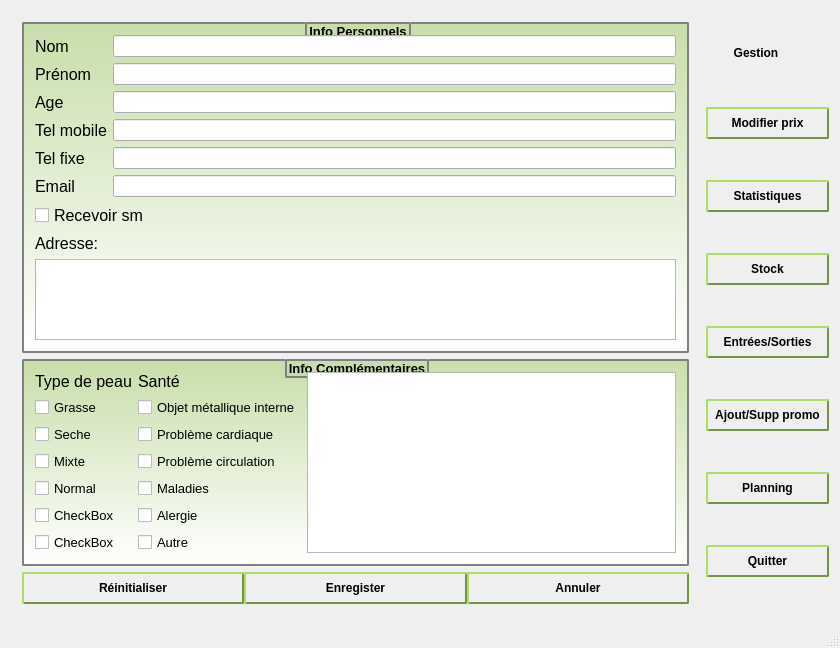
<?xml version="1.0" encoding="UTF-8"?>
<ui version="4.0">
 <class>MainWindow</class>
 <widget class="QMainWindow" name="MainWindow">
  <property name="geometry">
   <rect>
    <x>0</x>
    <y>0</y>
    <width>840</width>
    <height>648</height>
   </rect>
  </property>
  <property name="windowTitle">
   <string>Gestion Client: Accueil</string>
  </property>
  <property name="styleSheet">
   <string notr="true">QMainWindow
{
/*	background-image:url(image/Zen-Background-23.jpg);*/
	/*background-repeat:none;*/

/*	background-color:#97d562;
	background: qlineargradient(stop: 0 rgba(250,250,250,1), stop: 1 rgba(151,213,98,1));*/
/*	background: qlineargradient( x1: 0, y1: 0, x2: 0, y2: 1,
                                      stop: 0 rgba(250,250,250,255), stop: 1 rgba(151,213,98,255));*/

background-color: qlineargradient( x1: 100, y1:100, x2: 200, y2: 200,
														stop: 0 rgba(250,250,250,255), stop: 1 rgba(151,213,98,255));
}
</string>
  </property>
  <widget class="QWidget" name="centralWidget">
   <property name="styleSheet">
    <string notr="true">QWidget
{
	/*background-image:url(image/Zen-Background-23.jpg);
	background-repeat:none;
	background-color:#97d562;*/

}</string>
   </property>
   <layout class="QHBoxLayout" name="horizontalLayout_6">
    <item>
     <widget class="QStackedWidget" name="stackedWidget">
      <property name="styleSheet">
       <string notr="true">QStackedWidget
{
	opacity:0;
}</string>
      </property>
      <property name="currentIndex">
       <number>1</number>
      </property>
      <widget class="QWidget" name="pagePrincipale">
       <layout class="QVBoxLayout" name="verticalLayout_10">
        <item>
         <layout class="QVBoxLayout" name="verticalLayout">
          <item>
           <layout class="QHBoxLayout" name="horizontalLayout">
            <item>
             <widget class="QLineEdit" name="barreRecherche">
              <property name="font">
               <font>
                <pointsize>10</pointsize>
               </font>
              </property>
             </widget>
            </item>
            <item>
             <widget class="QPushButton" name="rechercherBouton">
              <property name="styleSheet">
               <string notr="true">QPushButton 
{
	background-image:url(image/bg-button_ns.png);
	background-repeat:repeat-xy;
    border-color:#739442;
     border-style: outset;
     border-width: 2px;
     border-radius: 2px;
     font: bold 12px;
     min-width: 10em;
     padding: 7px;
}

QPushButton:pressed 
{
     background-image:url(image/bg-button_s.png);
	background-repeat:repeat-xy;
    border-color:#739442;
     border-style: inset;
     border-width: 2px;
     border-radius: 2px;
     font: bold 12px;
     min-width: 10em;
     padding: 7px;
 }

QPushButton:hover:!pressed
{
	background-image:url(image/bg-button_h.png);
	background-repeat:repeat-xy;
    border-color:#c2bf48;
     border-style: outset;
     border-width: 2px;
     border-radius: 2px;
     font: bold 12px;
     min-width: 10em;
     padding: 7px;
}

</string>
              </property>
              <property name="text">
               <string>Rechercher</string>
              </property>
              <property name="icon">
               <iconset>
                <normalon>../build-JustinePgm-Desktop_Qt_5_4_0_MinGW_32bit-Debug/Search-user-icon.png</normalon>
               </iconset>
              </property>
              <property name="iconSize">
               <size>
                <width>15</width>
                <height>15</height>
               </size>
              </property>
             </widget>
            </item>
           </layout>
          </item>
          <item>
           <layout class="QHBoxLayout" name="horizontalLayout_2">
            <property name="spacing">
             <number>0</number>
            </property>
            <item>
             <widget class="QPushButton" name="voirTTClientBoutton">
              <property name="styleSheet">
               <string notr="true">QPushButton 
{
	background-image:url(image/bg-button_ns.png);
	background-repeat:repeat-xy;
    border-color:#739442;
     border-style: outset;
     border-width: 2px;
     border-radius: 2px;
     font: bold 12px;
     min-width: 10em;
     padding: 7px;
}

QPushButton:pressed 
{
     background-image:url(image/bg-button_s.png);
	background-repeat:repeat-xy;
    border-color:#739442;
     border-style: inset;
     border-width: 2px;
     border-radius: 2px;
     font: bold 12px;
     min-width: 10em;
     padding: 7px;
 }

QPushButton:hover:!pressed
{
	background-image:url(image/bg-button_h.png);
	background-repeat:repeat-xy;
    border-color:#c2bf48;
     border-style: outset;
     border-width: 2px;
     border-radius: 2px;
     font: bold 12px;
     min-width: 10em;
     padding: 7px;
}

</string>
              </property>
              <property name="text">
               <string>Voir tous les clients</string>
              </property>
              <property name="icon">
               <iconset>
                <normaloff>../build-JustinePgm-Desktop_Qt_5_4_0_MinGW_32bit-Debug/search.png</normaloff>../build-JustinePgm-Desktop_Qt_5_4_0_MinGW_32bit-Debug/search.png</iconset>
              </property>
              <property name="iconSize">
               <size>
                <width>15</width>
                <height>15</height>
               </size>
              </property>
             </widget>
            </item>
            <item>
             <widget class="QPushButton" name="pushButton_supprClient">
              <property name="styleSheet">
               <string notr="true">QPushButton 
{
	background-image:url(image/bg-button_ns.png);
	background-repeat:repeat-xy;
    border-color:#739442;
     border-style: outset;
     border-width: 2px;
     border-radius: 2px;
     font: bold 12px;
     min-width: 10em;
     padding: 7px;
}

QPushButton:pressed 
{
     background-image:url(image/bg-button_s.png);
	background-repeat:repeat-xy;
    border-color:#739442;
     border-style: inset;
     border-width: 2px;
     border-radius: 2px;
     font: bold 12px;
     min-width: 10em;
     padding: 7px;
 }

QPushButton:hover:!pressed
{
	background-image:url(image/bg-button_h.png);
	background-repeat:repeat-xy;
    border-color:#c2bf48;
     border-style: outset;
     border-width: 2px;
     border-radius: 2px;
     font: bold 12px;
     min-width: 10em;
     padding: 7px;
}

</string>
              </property>
              <property name="text">
               <string>Supprimer Client</string>
              </property>
              <property name="icon">
               <iconset>
                <normaloff>../build-JustinePgm-Desktop_Qt_5_4_0_MinGW_32bit-Debug/del.png</normaloff>../build-JustinePgm-Desktop_Qt_5_4_0_MinGW_32bit-Debug/del.png</iconset>
              </property>
              <property name="iconSize">
               <size>
                <width>15</width>
                <height>15</height>
               </size>
              </property>
             </widget>
            </item>
            <item>
             <widget class="QPushButton" name="creationBouton">
              <property name="styleSheet">
               <string notr="true">QPushButton 
{
	background-image:url(image/bg-button_ns.png);
	background-repeat:repeat-xy;
    border-color:#739442;
     border-style: outset;
     border-width: 2px;
     border-radius: 2px;
     font: bold 12px;
     min-width: 10em;
     padding: 7px;
}

QPushButton:pressed 
{
     background-image:url(image/bg-button_s.png);
	background-repeat:repeat-xy;
    border-color:#739442;
     border-style: inset;
     border-width: 2px;
     border-radius: 2px;
     font: bold 12px;
     min-width: 10em;
     padding: 7px;
 }

QPushButton:hover:!pressed
{
	background-image:url(image/bg-button_h.png);
	background-repeat:repeat-xy;
    border-color:#c2bf48;
     border-style: outset;
     border-width: 2px;
     border-radius: 2px;
     font: bold 12px;
     min-width: 10em;
     padding: 7px;
}

</string>
              </property>
              <property name="text">
               <string>Créé client</string>
              </property>
              <property name="icon">
               <iconset>
                <normaloff>../build-JustinePgm-Desktop_Qt_5_4_0_MinGW_32bit-Debug/add.png</normaloff>../build-JustinePgm-Desktop_Qt_5_4_0_MinGW_32bit-Debug/add.png</iconset>
              </property>
              <property name="iconSize">
               <size>
                <width>15</width>
                <height>15</height>
               </size>
              </property>
              <property name="flat">
               <bool>true</bool>
              </property>
             </widget>
            </item>
           </layout>
          </item>
         </layout>
        </item>
        <item>
         <layout class="QHBoxLayout" name="horizontalLayout_3">
          <item>
           <widget class="QTableView" name="tableView_Principale">
            <property name="styleSheet">
             <string notr="true">QTableView 
{
     alternate-background-color: #E2E2E2;
     background: white;
     background-image: url(image/bg-tableview.jpg);
     background-repeat: repeat-xy;

	selection-background-color:#c9ff94;
	selection-color:rgb(0, 0, 0);

}

QHeaderView
{
	font: 75  8pt &quot;MS Shell Dlg 2&quot;;
	color:rgb(255, 255, 255);
}

QHeaderView:section
 {
     background-color: qlineargradient(x1:0, y1:0, x2:0, y2:1,
                                       stop:0 #616161, stop: 0.5 #505050,
                                       stop: 0.6 #434343, stop:1 #656565);

     padding-left: 4px;
     border: 1px solid #6c6c6c;

    font: 75  8pt &quot;MS Shell Dlg 2&quot;;
    color:rgb(255, 255, 255);
 }



</string>
            </property>
            <property name="showDropIndicator" stdset="0">
             <bool>true</bool>
            </property>
            <property name="wordWrap">
             <bool>true</bool>
            </property>
            <property name="cornerButtonEnabled">
             <bool>false</bool>
            </property>
           </widget>
          </item>
         </layout>
        </item>
        <item>
         <layout class="QHBoxLayout" name="horizontalLayout_5">
          <item>
           <widget class="QLabel" name="label_nb_client">
            <property name="styleSheet">
             <string notr="true">QLabel
{
	font: 10pt &quot;Impact&quot;;
}</string>
            </property>
            <property name="text">
             <string>Nombre de client: </string>
            </property>
           </widget>
          </item>
         </layout>
        </item>
       </layout>
      </widget>
      <widget class="QWidget" name="pageCreation">
       <layout class="QVBoxLayout" name="verticalLayout_8">
        <item>
         <widget class="QGroupBox" name="groupBox">
          <property name="font">
           <font>
            <pointsize>10</pointsize>
            <weight>75</weight>
            <bold>true</bold>
           </font>
          </property>
          <property name="styleSheet">
           <string notr="true"> QGroupBox
 {
     background-color: qlineargradient(x1: 0, y1: 0, x2: 0, y2: 1,  stop: 0 #c8deaa, stop: 1 #FFFFFF);
     border: 2px solid gray;
     border-radius: 2px;
     margin-top: 5ex; /* leave space at the top for the title */
 }

 QGroupBox::title 
{
     subcontrol-origin: margin;
     subcontrol-position: top center; /* position at the top center */

     background-color: qlineargradient(x1: 0, y1: 0, x2: 0, y2: 1,stop: 0 #c8deaa, stop: 1 #c8deaa);
      border: 2px solid gray;
     border-radius: 2px;



 }</string>
          </property>
          <property name="title">
           <string>Info Personnels</string>
          </property>
          <layout class="QVBoxLayout" name="verticalLayout_14">
           <item>
            <layout class="QVBoxLayout" name="verticalLayout_12">
             <item>
              <layout class="QVBoxLayout" name="verticalLayout_11">
               <item>
                <layout class="QHBoxLayout" name="horizontalLayout_4">
                 <item>
                  <layout class="QVBoxLayout" name="verticalLayout_3">
                   <item>
                    <widget class="QLabel" name="label_nom">
                     <property name="font">
                      <font>
                       <pointsize>12</pointsize>
                      </font>
                     </property>
                     <property name="text">
                      <string>Nom</string>
                     </property>
                    </widget>
                   </item>
                   <item>
                    <widget class="QLabel" name="label_prenom">
                     <property name="font">
                      <font>
                       <pointsize>12</pointsize>
                      </font>
                     </property>
                     <property name="text">
                      <string>Prénom</string>
                     </property>
                    </widget>
                   </item>
                   <item>
                    <widget class="QLabel" name="ageLabel">
                     <property name="font">
                      <font>
                       <pointsize>12</pointsize>
                      </font>
                     </property>
                     <property name="text">
                      <string>Age</string>
                     </property>
                    </widget>
                   </item>
                   <item>
                    <widget class="QLabel" name="mobileLabel">
                     <property name="font">
                      <font>
                       <pointsize>12</pointsize>
                      </font>
                     </property>
                     <property name="text">
                      <string>Tel mobile</string>
                     </property>
                    </widget>
                   </item>
                   <item>
                    <widget class="QLabel" name="telLabel">
                     <property name="font">
                      <font>
                       <pointsize>12</pointsize>
                      </font>
                     </property>
                     <property name="text">
                      <string>Tel fixe</string>
                     </property>
                    </widget>
                   </item>
                   <item>
                    <widget class="QLabel" name="mailLabel">
                     <property name="font">
                      <font>
                       <pointsize>12</pointsize>
                      </font>
                     </property>
                     <property name="text">
                      <string>Email</string>
                     </property>
                    </widget>
                   </item>
                  </layout>
                 </item>
                 <item>
                  <layout class="QVBoxLayout" name="verticalLayout_4">
                   <item>
                    <widget class="QLineEdit" name="nomEdit">
                     <property name="maxLength">
                      <number>50</number>
                     </property>
                    </widget>
                   </item>
                   <item>
                    <widget class="QLineEdit" name="prenomEdit">
                     <property name="maxLength">
                      <number>50</number>
                     </property>
                    </widget>
                   </item>
                   <item>
                    <widget class="QLineEdit" name="lineEditAge">
                     <property name="maxLength">
                      <number>50</number>
                     </property>
                    </widget>
                   </item>
                   <item>
                    <widget class="QLineEdit" name="lineEditMobile">
                     <property name="maxLength">
                      <number>50</number>
                     </property>
                    </widget>
                   </item>
                   <item>
                    <widget class="QLineEdit" name="lineEdit_TEl">
                     <property name="maxLength">
                      <number>50</number>
                     </property>
                    </widget>
                   </item>
                   <item>
                    <widget class="QLineEdit" name="lineEdit_Email">
                     <property name="maxLength">
                      <number>50</number>
                     </property>
                    </widget>
                   </item>
                  </layout>
                 </item>
                </layout>
               </item>
               <item>
                <widget class="QCheckBox" name="CheckNewsletter">
                 <property name="font">
                  <font>
                   <pointsize>12</pointsize>
                  </font>
                 </property>
                 <property name="text">
                  <string>Recevoir sm</string>
                 </property>
                </widget>
               </item>
              </layout>
             </item>
             <item>
              <layout class="QVBoxLayout" name="verticalLayout_2">
               <item>
                <widget class="QLabel" name="adresseLabel">
                 <property name="font">
                  <font>
                   <pointsize>12</pointsize>
                  </font>
                 </property>
                 <property name="text">
                  <string>Adresse:</string>
                 </property>
                </widget>
               </item>
               <item>
                <widget class="QTextEdit" name="textEditAdresse"/>
               </item>
              </layout>
             </item>
            </layout>
           </item>
          </layout>
         </widget>
        </item>
        <item>
         <widget class="QGroupBox" name="groupBox_s">
          <property name="font">
           <font>
            <pointsize>10</pointsize>
            <weight>75</weight>
            <bold>true</bold>
           </font>
          </property>
          <property name="styleSheet">
           <string notr="true"> QGroupBox
 {
     background-color: qlineargradient(x1: 0, y1: 0, x2: 0, y2: 1,  stop: 0 #c8deaa, stop: 1 #FFFFFF);
     border: 2px solid gray;
     border-radius: 2px;
     margin-top: 5ex; /* leave space at the top for the title */
 }

 QGroupBox::title 
{
     subcontrol-origin: margin;
     subcontrol-position: top center; /* position at the top center */

     background-color: qlineargradient(x1: 0, y1: 0, x2: 0, y2: 1,stop: 0 #c8deaa, stop: 1 #c8deaa);
      border: 2px solid gray;
     border-radius: 2px;

 }</string>
          </property>
          <property name="title">
           <string>Info Complémentaires</string>
          </property>
          <property name="flat">
           <bool>false</bool>
          </property>
          <layout class="QVBoxLayout" name="verticalLayout_13">
           <item>
            <layout class="QHBoxLayout" name="horizontalLayout_14">
             <item>
              <layout class="QVBoxLayout" name="verticalLayout_6">
               <item>
                <widget class="QLabel" name="label_typePeau">
                 <property name="font">
                  <font>
                   <pointsize>12</pointsize>
                  </font>
                 </property>
                 <property name="text">
                  <string>Type de peau</string>
                 </property>
                </widget>
               </item>
               <item>
                <layout class="QVBoxLayout" name="verticalLayout_7">
                 <item>
                  <widget class="QCheckBox" name="checkBox_typePeau_1">
                   <property name="font">
                    <font>
                     <pointsize>10</pointsize>
                    </font>
                   </property>
                   <property name="text">
                    <string>Grasse</string>
                   </property>
                   <property name="checked">
                    <bool>false</bool>
                   </property>
                  </widget>
                 </item>
                 <item>
                  <widget class="QCheckBox" name="checkBox_typePeau_2">
                   <property name="font">
                    <font>
                     <pointsize>10</pointsize>
                    </font>
                   </property>
                   <property name="text">
                    <string>Seche</string>
                   </property>
                  </widget>
                 </item>
                 <item>
                  <widget class="QCheckBox" name="checkBox_typePeau_4">
                   <property name="font">
                    <font>
                     <pointsize>10</pointsize>
                    </font>
                   </property>
                   <property name="text">
                    <string>Mixte</string>
                   </property>
                  </widget>
                 </item>
                 <item>
                  <widget class="QCheckBox" name="checkBox_typePeau_3">
                   <property name="font">
                    <font>
                     <pointsize>10</pointsize>
                    </font>
                   </property>
                   <property name="text">
                    <string>Normal</string>
                   </property>
                  </widget>
                 </item>
                 <item>
                  <widget class="QCheckBox" name="checkBox_typePeau_5">
                   <property name="font">
                    <font>
                     <pointsize>10</pointsize>
                    </font>
                   </property>
                   <property name="text">
                    <string>CheckBox</string>
                   </property>
                  </widget>
                 </item>
                 <item>
                  <widget class="QCheckBox" name="checkBox_typePeau_6">
                   <property name="font">
                    <font>
                     <pointsize>10</pointsize>
                    </font>
                   </property>
                   <property name="text">
                    <string>CheckBox</string>
                   </property>
                  </widget>
                 </item>
                </layout>
               </item>
              </layout>
             </item>
             <item>
              <layout class="QVBoxLayout" name="verticalLayout_9">
               <item>
                <widget class="QLabel" name="label_Sante">
                 <property name="font">
                  <font>
                   <pointsize>12</pointsize>
                  </font>
                 </property>
                 <property name="text">
                  <string>Santé</string>
                 </property>
                </widget>
               </item>
               <item>
                <layout class="QVBoxLayout" name="verticalLayout_5">
                 <item>
                  <widget class="QCheckBox" name="checkBox_0">
                   <property name="font">
                    <font>
                     <pointsize>10</pointsize>
                    </font>
                   </property>
                   <property name="text">
                    <string>Objet métallique interne</string>
                   </property>
                  </widget>
                 </item>
                 <item>
                  <widget class="QCheckBox" name="checkBox_1">
                   <property name="font">
                    <font>
                     <pointsize>10</pointsize>
                    </font>
                   </property>
                   <property name="text">
                    <string>Problème cardiaque</string>
                   </property>
                  </widget>
                 </item>
                 <item>
                  <widget class="QCheckBox" name="checkBox_2">
                   <property name="font">
                    <font>
                     <pointsize>10</pointsize>
                    </font>
                   </property>
                   <property name="text">
                    <string>Problème circulation</string>
                   </property>
                  </widget>
                 </item>
                 <item>
                  <widget class="QCheckBox" name="checkBox_3">
                   <property name="font">
                    <font>
                     <pointsize>10</pointsize>
                    </font>
                   </property>
                   <property name="text">
                    <string>Maladies</string>
                   </property>
                  </widget>
                 </item>
                 <item>
                  <widget class="QCheckBox" name="checkBox_4">
                   <property name="font">
                    <font>
                     <pointsize>10</pointsize>
                    </font>
                   </property>
                   <property name="text">
                    <string>Alergie</string>
                   </property>
                  </widget>
                 </item>
                 <item>
                  <widget class="QCheckBox" name="checkBox_5">
                   <property name="font">
                    <font>
                     <pointsize>10</pointsize>
                    </font>
                   </property>
                   <property name="text">
                    <string>Autre</string>
                   </property>
                  </widget>
                 </item>
                </layout>
               </item>
              </layout>
             </item>
             <item>
              <widget class="QTextEdit" name="textEdit_info"/>
             </item>
            </layout>
           </item>
          </layout>
         </widget>
        </item>
        <item>
         <layout class="QHBoxLayout" name="horizontalLayout_9">
          <property name="spacing">
           <number>0</number>
          </property>
          <item>
           <widget class="QPushButton" name="razBouton">
            <property name="styleSheet">
             <string notr="true">QPushButton 
{
	background-image:url(image/bg-button_ns.png);
	background-repeat:repeat-xy;
    border-color:#739442;
     border-style: outset;
     border-width: 2px;
     border-radius: 2px;
     font: bold 12px;
     min-width: 10em;
     padding: 7px;
}

QPushButton:pressed 
{
     background-image:url(image/bg-button_s.png);
	background-repeat:repeat-xy;
    border-color:#739442;
     border-style: inset;
     border-width: 2px;
     border-radius: 2px;
     font: bold 12px;
     min-width: 10em;
     padding: 7px;
 }

QPushButton:hover:!pressed
{
	background-image:url(image/bg-button_h.png);
	background-repeat:repeat-xy;
    border-color:#c2bf48;
     border-style: outset;
     border-width: 2px;
     border-radius: 2px;
     font: bold 12px;
     min-width: 10em;
     padding: 7px;
}

</string>
            </property>
            <property name="text">
             <string>Réinitialiser</string>
            </property>
            <property name="icon">
             <iconset>
              <normaloff>../build-JustinePgm-Desktop_Qt_5_4_0_MinGW_32bit-Debug/Undo.png</normaloff>../build-JustinePgm-Desktop_Qt_5_4_0_MinGW_32bit-Debug/Undo.png</iconset>
            </property>
            <property name="iconSize">
             <size>
              <width>16</width>
              <height>16</height>
             </size>
            </property>
           </widget>
          </item>
          <item>
           <widget class="QPushButton" name="sauvegarderBouton">
            <property name="styleSheet">
             <string notr="true">QPushButton 
{
	background-image:url(image/bg-button_ns.png);
	background-repeat:repeat-xy;
    border-color:#739442;
     border-style: outset;
     border-width: 2px;
     border-radius: 2px;
     font: bold 12px;
     min-width: 10em;
     padding: 7px;
}

QPushButton:pressed 
{
     background-image:url(image/bg-button_s.png);
	background-repeat:repeat-xy;
    border-color:#739442;
     border-style: inset;
     border-width: 2px;
     border-radius: 2px;
     font: bold 12px;
     min-width: 10em;
     padding: 7px;
 }

QPushButton:hover:!pressed
{
	background-image:url(image/bg-button_h.png);
	background-repeat:repeat-xy;
    border-color:#c2bf48;
     border-style: outset;
     border-width: 2px;
     border-radius: 2px;
     font: bold 12px;
     min-width: 10em;
     padding: 7px;
}

</string>
            </property>
            <property name="text">
             <string>Enregister</string>
            </property>
            <property name="icon">
             <iconset>
              <normaloff>../build-JustinePgm-Desktop_Qt_5_4_0_MinGW_32bit-Debug/save.png</normaloff>../build-JustinePgm-Desktop_Qt_5_4_0_MinGW_32bit-Debug/save.png</iconset>
            </property>
            <property name="iconSize">
             <size>
              <width>16</width>
              <height>16</height>
             </size>
            </property>
           </widget>
          </item>
          <item>
           <widget class="QPushButton" name="quitterFormButton">
            <property name="styleSheet">
             <string notr="true">QPushButton 
{
	background-image:url(image/bg-button_ns.png);
	background-repeat:repeat-xy;
    border-color:#739442;
     border-style: outset;
     border-width: 2px;
     border-radius: 2px;
     font: bold 12px;
     min-width: 10em;
     padding: 7px;
}

QPushButton:pressed 
{
     background-image:url(image/bg-button_s.png);
	background-repeat:repeat-xy;
    border-color:#739442;
     border-style: inset;
     border-width: 2px;
     border-radius: 2px;
     font: bold 12px;
     min-width: 10em;
     padding: 7px;
 }

QPushButton:hover:!pressed
{
	background-image:url(image/bg-button_h.png);
	background-repeat:repeat-xy;
    border-color:#c2bf48;
     border-style: outset;
     border-width: 2px;
     border-radius: 2px;
     font: bold 12px;
     min-width: 10em;
     padding: 7px;
}

</string>
            </property>
            <property name="text">
             <string>Annuler</string>
            </property>
            <property name="icon">
             <iconset>
              <normaloff>../build-JustinePgm-Desktop_Qt_5_4_0_MinGW_32bit-Debug/Cancel.png</normaloff>../build-JustinePgm-Desktop_Qt_5_4_0_MinGW_32bit-Debug/Cancel.png</iconset>
            </property>
            <property name="iconSize">
             <size>
              <width>16</width>
              <height>16</height>
             </size>
            </property>
           </widget>
          </item>
         </layout>
        </item>
       </layout>
       <zorder>groupBox_s</zorder>
       <zorder>groupBox</zorder>
      </widget>
     </widget>
    </item>
    <item>
     <layout class="QVBoxLayout" name="gestion_button_layout">
      <item>
       <widget class="QLabel" name="panel_gestion">
        <property name="maximumSize">
         <size>
          <width>100</width>
          <height>20</height>
         </size>
        </property>
        <property name="styleSheet">
         <string notr="true">QLabel
{
     font: bold 12px;
     min-width: 10em;
}
</string>
        </property>
        <property name="frameShadow">
         <enum>QFrame::Plain</enum>
        </property>
        <property name="lineWidth">
         <number>1</number>
        </property>
        <property name="text">
         <string>Gestion</string>
        </property>
        <property name="scaledContents">
         <bool>true</bool>
        </property>
        <property name="alignment">
         <set>Qt::AlignHCenter|Qt::AlignTop</set>
        </property>
        <property name="wordWrap">
         <bool>false</bool>
        </property>
       </widget>
      </item>
      <item>
       <widget class="QPushButton" name="pushButton_modifPrix">
        <property name="styleSheet">
         <string notr="true">QPushButton 
{
	background-image:url(image/bg-button_ns.png);
	background-repeat:repeat-xy;
    border-color:#739442;
     border-style: outset;
     border-width: 2px;
     border-radius: 2px;
     font: bold 12px;
     min-width: 10em;
     padding: 7px;
}

QPushButton:pressed 
{
     background-image:url(image/bg-button_s.png);
	background-repeat:repeat-xy;
    border-color:#739442;
     border-style: inset;
     border-width: 2px;
     border-radius: 2px;
     font: bold 12px;
     min-width: 10em;
     padding: 7px;
 }

QPushButton:hover:!pressed
{
	background-image:url(image/bg-button_h.png);
	background-repeat:repeat-xy;
    border-color:#c2bf48;
     border-style: outset;
     border-width: 2px;
     border-radius: 2px;
     font: bold 12px;
     min-width: 10em;
     padding: 7px;
}

</string>
        </property>
        <property name="text">
         <string>Modifier prix</string>
        </property>
       </widget>
      </item>
      <item>
       <widget class="QPushButton" name="button_gestion">
        <property name="enabled">
         <bool>true</bool>
        </property>
        <property name="styleSheet">
         <string notr="true">QPushButton 
{
	background-image:url(image/bg-button_ns.png);
	background-repeat:repeat-xy;
    border-color:#739442;
     border-style: outset;
     border-width: 2px;
     border-radius: 2px;
     font: bold 12px;
     min-width: 10em;
     padding: 7px;
}

QPushButton:pressed 
{
     background-image:url(image/bg-button_s.png);
	background-repeat:repeat-xy;
    border-color:#739442;
     border-style: inset;
     border-width: 2px;
     border-radius: 2px;
     font: bold 12px;
     min-width: 10em;
     padding: 7px;
 }

QPushButton:hover:!pressed
{
	background-image:url(image/bg-button_h.png);
	background-repeat:repeat-xy;
    border-color:#c2bf48;
     border-style: outset;
     border-width: 2px;
     border-radius: 2px;
     font: bold 12px;
     min-width: 10em;
     padding: 7px;
}

</string>
        </property>
        <property name="text">
         <string>Statistiques</string>
        </property>
        <property name="flat">
         <bool>false</bool>
        </property>
       </widget>
      </item>
      <item>
       <widget class="QPushButton" name="button_stock">
        <property name="enabled">
         <bool>true</bool>
        </property>
        <property name="styleSheet">
         <string notr="true">QPushButton 
{
	background-image:url(image/bg-button_ns.png);
	background-repeat:repeat-xy;
    border-color:#739442;
     border-style: outset;
     border-width: 2px;
     border-radius: 2px;
     font: bold 12px;
     min-width: 10em;
     padding: 7px;
}

QPushButton:pressed 
{
     background-image:url(image/bg-button_s.png);
	background-repeat:repeat-xy;
    border-color:#739442;
     border-style: inset;
     border-width: 2px;
     border-radius: 2px;
     font: bold 12px;
     min-width: 10em;
     padding: 7px;
 }

QPushButton:hover:!pressed
{
	background-image:url(image/bg-button_h.png);
	background-repeat:repeat-xy;
    border-color:#c2bf48;
     border-style: outset;
     border-width: 2px;
     border-radius: 2px;
     font: bold 12px;
     min-width: 10em;
     padding: 7px;
}

</string>
        </property>
        <property name="text">
         <string>Stock</string>
        </property>
        <property name="flat">
         <bool>false</bool>
        </property>
       </widget>
      </item>
      <item>
       <widget class="QPushButton" name="button_io">
        <property name="enabled">
         <bool>true</bool>
        </property>
        <property name="styleSheet">
         <string notr="true">QPushButton 
{
	background-image:url(image/bg-button_ns.png);
	background-repeat:repeat-xy;
    border-color:#739442;
     border-style: outset;
     border-width: 2px;
     border-radius: 2px;
     font: bold 12px;
     min-width: 10em;
     padding: 7px;
}

QPushButton:pressed 
{
     background-image:url(image/bg-button_s.png);
	background-repeat:repeat-xy;
    border-color:#739442;
     border-style: inset;
     border-width: 2px;
     border-radius: 2px;
     font: bold 12px;
     min-width: 10em;
     padding: 7px;
 }

QPushButton:hover:!pressed
{
	background-image:url(image/bg-button_h.png);
	background-repeat:repeat-xy;
    border-color:#c2bf48;
     border-style: outset;
     border-width: 2px;
     border-radius: 2px;
     font: bold 12px;
     min-width: 10em;
     padding: 7px;
}

</string>
        </property>
        <property name="text">
         <string>Entrées/Sorties</string>
        </property>
        <property name="flat">
         <bool>false</bool>
        </property>
       </widget>
      </item>
      <item>
       <widget class="QPushButton" name="button_options">
        <property name="enabled">
         <bool>true</bool>
        </property>
        <property name="styleSheet">
         <string notr="true">QPushButton 
{
	background-image:url(image/bg-button_ns.png);
	background-repeat:repeat-xy;
    border-color:#739442;
     border-style: outset;
     border-width: 2px;
     border-radius: 2px;
     font: bold 12px;
     min-width: 10em;
     padding: 7px;
}

QPushButton:pressed 
{
     background-image:url(image/bg-button_s.png);
	background-repeat:repeat-xy;
    border-color:#739442;
     border-style: inset;
     border-width: 2px;
     border-radius: 2px;
     font: bold 12px;
     min-width: 10em;
     padding: 7px;
 }

QPushButton:hover:!pressed
{
	background-image:url(image/bg-button_h.png);
	background-repeat:repeat-xy;
    border-color:#c2bf48;
     border-style: outset;
     border-width: 2px;
     border-radius: 2px;
     font: bold 12px;
     min-width: 10em;
     padding: 7px;
}

</string>
        </property>
        <property name="text">
         <string>Ajout/Supp promo</string>
        </property>
        <property name="flat">
         <bool>false</bool>
        </property>
       </widget>
      </item>
      <item>
       <widget class="QPushButton" name="calendar_button">
        <property name="enabled">
         <bool>true</bool>
        </property>
        <property name="styleSheet">
         <string notr="true">QPushButton 
{
	background-image:url(image/bg-button_ns.png);
	background-repeat:repeat-xy;
    border-color:#739442;
     border-style: outset;
     border-width: 2px;
     border-radius: 2px;
     font: bold 12px;
     min-width: 10em;
     padding: 7px;
}

QPushButton:pressed 
{
     background-image:url(image/bg-button_s.png);
	background-repeat:repeat-xy;
    border-color:#739442;
     border-style: inset;
     border-width: 2px;
     border-radius: 2px;
     font: bold 12px;
     min-width: 10em;
     padding: 7px;
 }

QPushButton:hover:!pressed
{
	background-image:url(image/bg-button_h.png);
	background-repeat:repeat-xy;
    border-color:#c2bf48;
     border-style: outset;
     border-width: 2px;
     border-radius: 2px;
     font: bold 12px;
     min-width: 10em;
     padding: 7px;
}

</string>
        </property>
        <property name="text">
         <string>Planning</string>
        </property>
        <property name="flat">
         <bool>false</bool>
        </property>
       </widget>
      </item>
      <item>
       <widget class="QPushButton" name="quit_button">
        <property name="enabled">
         <bool>true</bool>
        </property>
        <property name="styleSheet">
         <string notr="true">QPushButton 
{
	background-image:url(image/bg-button_ns.png);
	background-repeat:repeat-xy;
    border-color:#739442;
     border-style: outset;
     border-width: 2px;
     border-radius: 2px;
     font: bold 12px;
     min-width: 10em;
     padding: 7px;
}

QPushButton:pressed 
{
     background-image:url(image/bg-button_s.png);
	background-repeat:repeat-xy;
    border-color:#739442;
     border-style: inset;
     border-width: 2px;
     border-radius: 2px;
     font: bold 12px;
     min-width: 10em;
     padding: 7px;
 }

QPushButton:hover:!pressed
{
	background-image:url(image/bg-button_h.png);
	background-repeat:repeat-xy;
    border-color:#c2bf48;
     border-style: outset;
     border-width: 2px;
     border-radius: 2px;
     font: bold 12px;
     min-width: 10em;
     padding: 7px;
}

</string>
        </property>
        <property name="text">
         <string>Quitter</string>
        </property>
        <property name="flat">
         <bool>false</bool>
        </property>
       </widget>
      </item>
     </layout>
    </item>
   </layout>
  </widget>
  <widget class="QStatusBar" name="statusBar"/>
 </widget>
 <layoutdefault spacing="6" margin="11"/>
 <resources/>
 <connections/>
</ui>
